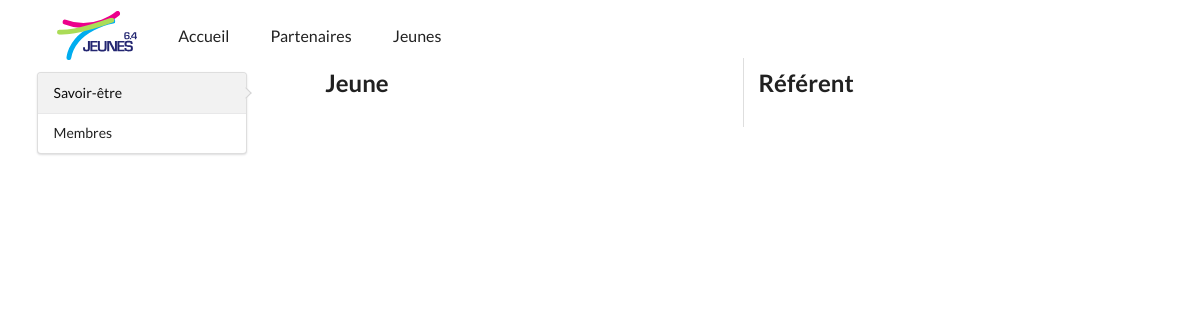
The page /index.php/admin/savoir-etre on the database as committed earlier.
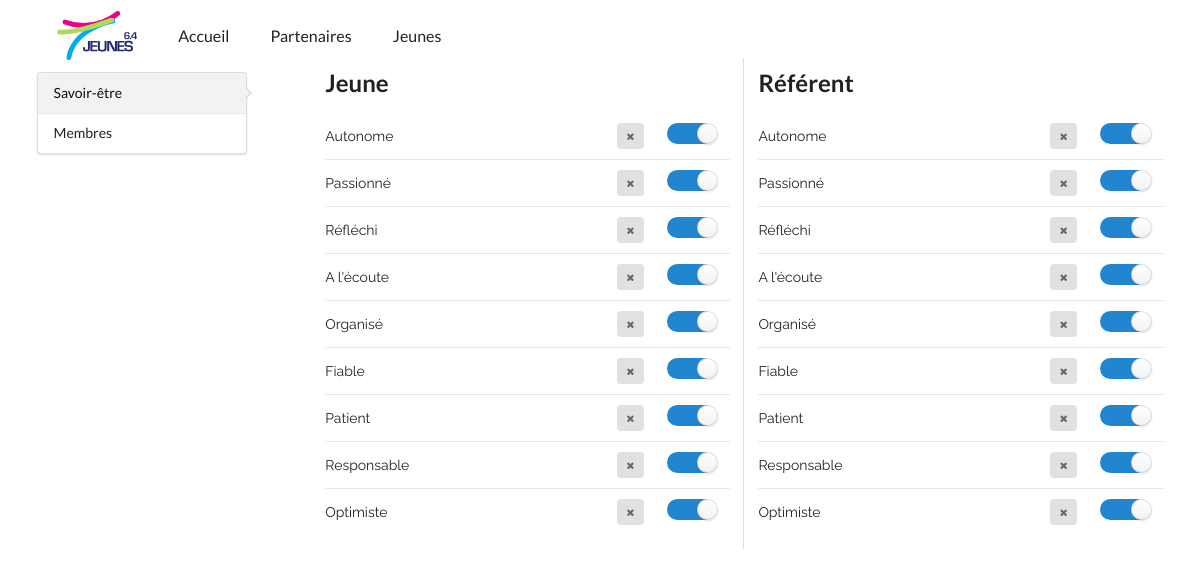
The same page on the database as committed later.
### tables this page shows
CREATE TABLE `savoir_etre` (
  `id` INT(11) NOT NULL AUTO_INCREMENT,
  `nom` VARCHAR(100) DEFAULT NULL,
  `active` TINYINT(1) DEFAULT '1',
  `supprime` TINYINT(1) DEFAULT '0',
  `type` SMALLINT(6) DEFAULT NULL,
  PRIMARY KEY (`id`)
);

### application/controllers/Admin.php (called while the page is built, shortened)
<?php
class Admin extends CI_Controller {
  public function __construct(){
    $this->load->model('users_model');
    $this->load->model('admin_model');
  }
  public function savoir_etre($action = ''){
    $data['content'] = 'savoir_etre';
    $data['title'] = 'Savoir-être - Administration';
    $data['jeune_savoir_etre'] = $this->admin_model->getJeuneSavoirEtre();
    $data['referent_savoir_etre'] = $this->admin_model->getReferentSavoirEtre();
    $this->load->view('templates/head', $data);
    $this->load->view('templates/admin', $data);
    $this->load->view('templates/foot');
  }
}
?>

### index.php (called while the page is built, shortened)
<?php
require_once BASEPATH.'core/CodeIgniter.php';

### application/models/Admin_model.php (called while the page is built, shortened)
<?php
  class Admin_model extends CI_Model
  {
    public function getJeuneSavoirEtre(){
      $this->db->select('id, nom, active');
      $this->db->where('supprime', 0);
      $this->db->where('type', 1);
      $query = $this->db->get('savoir_etre');
      return $query->result();
    }
    public function getReferentSavoirEtre(){
      $this->db->select('id, nom, active');
      $this->db->where('supprime', 0);
      $this->db->where('type', 2);
      $query = $this->db->get('savoir_etre');
      return $query->result();
    }
  }

### application/views/admin/savoir_etre.php (the view, shortened to what this page needs)
<div class="ui grid stackable two column divided">
  <div class="column">
    <h2 class="ui header">Jeune</h2>
    <table class="ui very basic table">
      <?php
        foreach ($jeune_savoir_etre as $item) {
      ?>
      <tr>
        <td class="twelve wide"><?php echo $item->nom ?></td>
        <td class="two wide">
          <button class="ui button mini icon tooltip" data-content="Le savoir-être restera présent dans la base de données mais ne pourra plus être réactivé." data-title="Supprimer le savoir être." data-position="left center">
            <i class="icon delete" ></i>
          </button>
        </td>
        <td class="two wide">
          <div class="ui toggle checkbox tooltip" data-content="Désactiver le savoir-être" data-position="right center">
            <label></label>
          </div>
        </td>
      </tr>
      <?php
        }
      ?>
    </table>
  </div>
  <div class="column">
    <h2 class="ui header">Référent</h2>
    <table class="ui very basic table">
      <?php
      foreach ($referent_savoir_etre as $item) {
        ?>
        <tr>
          <td class="twelve wide"><?php echo $item->nom ?></td>
          <td class="two wide">
            <button class="ui button mini icon tooltip" data-content="Le savoir-être restera présent dans la base de données mais ne pourra plus être réactivé." data-title="Supprimer le savoir être." data-position="left center">
              <i class="icon delete" ></i>
            </button>
          </td>
          <td class="two wide">
            <div class="ui toggle checkbox tooltip" data-content="Désactiver le savoir-être" data-position="right center">
              <label></label>
            </div>
          </td>
        </tr>
        <?php
      }
      ?>
    </table>
  </div>
</div>

Rows that differ between the two databases and show on the page:
now on this page (row edited): savoir_etre: nom "Autonome", shown under "Jeune"
now on this page (row edited): savoir_etre: nom "Passionné", shown under "Jeune"
now on this page (row edited): savoir_etre: nom "Réfléchi", shown under "Jeune"
now on this page (row edited): savoir_etre: nom "A l'écoute", shown under "Jeune"
now on this page (row edited): savoir_etre: nom "Organisé", shown under "Jeune"
now on this page (row edited): savoir_etre: nom "Fiable", shown under "Jeune"
now on this page (row edited): savoir_etre: nom "Patient", shown under "Jeune"
now on this page (row edited): savoir_etre: nom "Responsable", shown under "Jeune"
now on this page (row edited): savoir_etre: nom "Optimiste", shown under "Jeune"
added savoir_etre: nom "Autonome", shown under "Référent"
added savoir_etre: nom "Passionné", shown under "Référent"
added savoir_etre: nom "Réfléchi", shown under "Référent"
added savoir_etre: nom "A l'écoute", shown under "Référent"
added savoir_etre: nom "Organisé", shown under "Référent"
added savoir_etre: nom "Fiable", shown under "Référent"
added savoir_etre: nom "Patient", shown under "Référent"
added savoir_etre: nom "Responsable", shown under "Référent"
added savoir_etre: nom "Optimiste", shown under "Référent"
